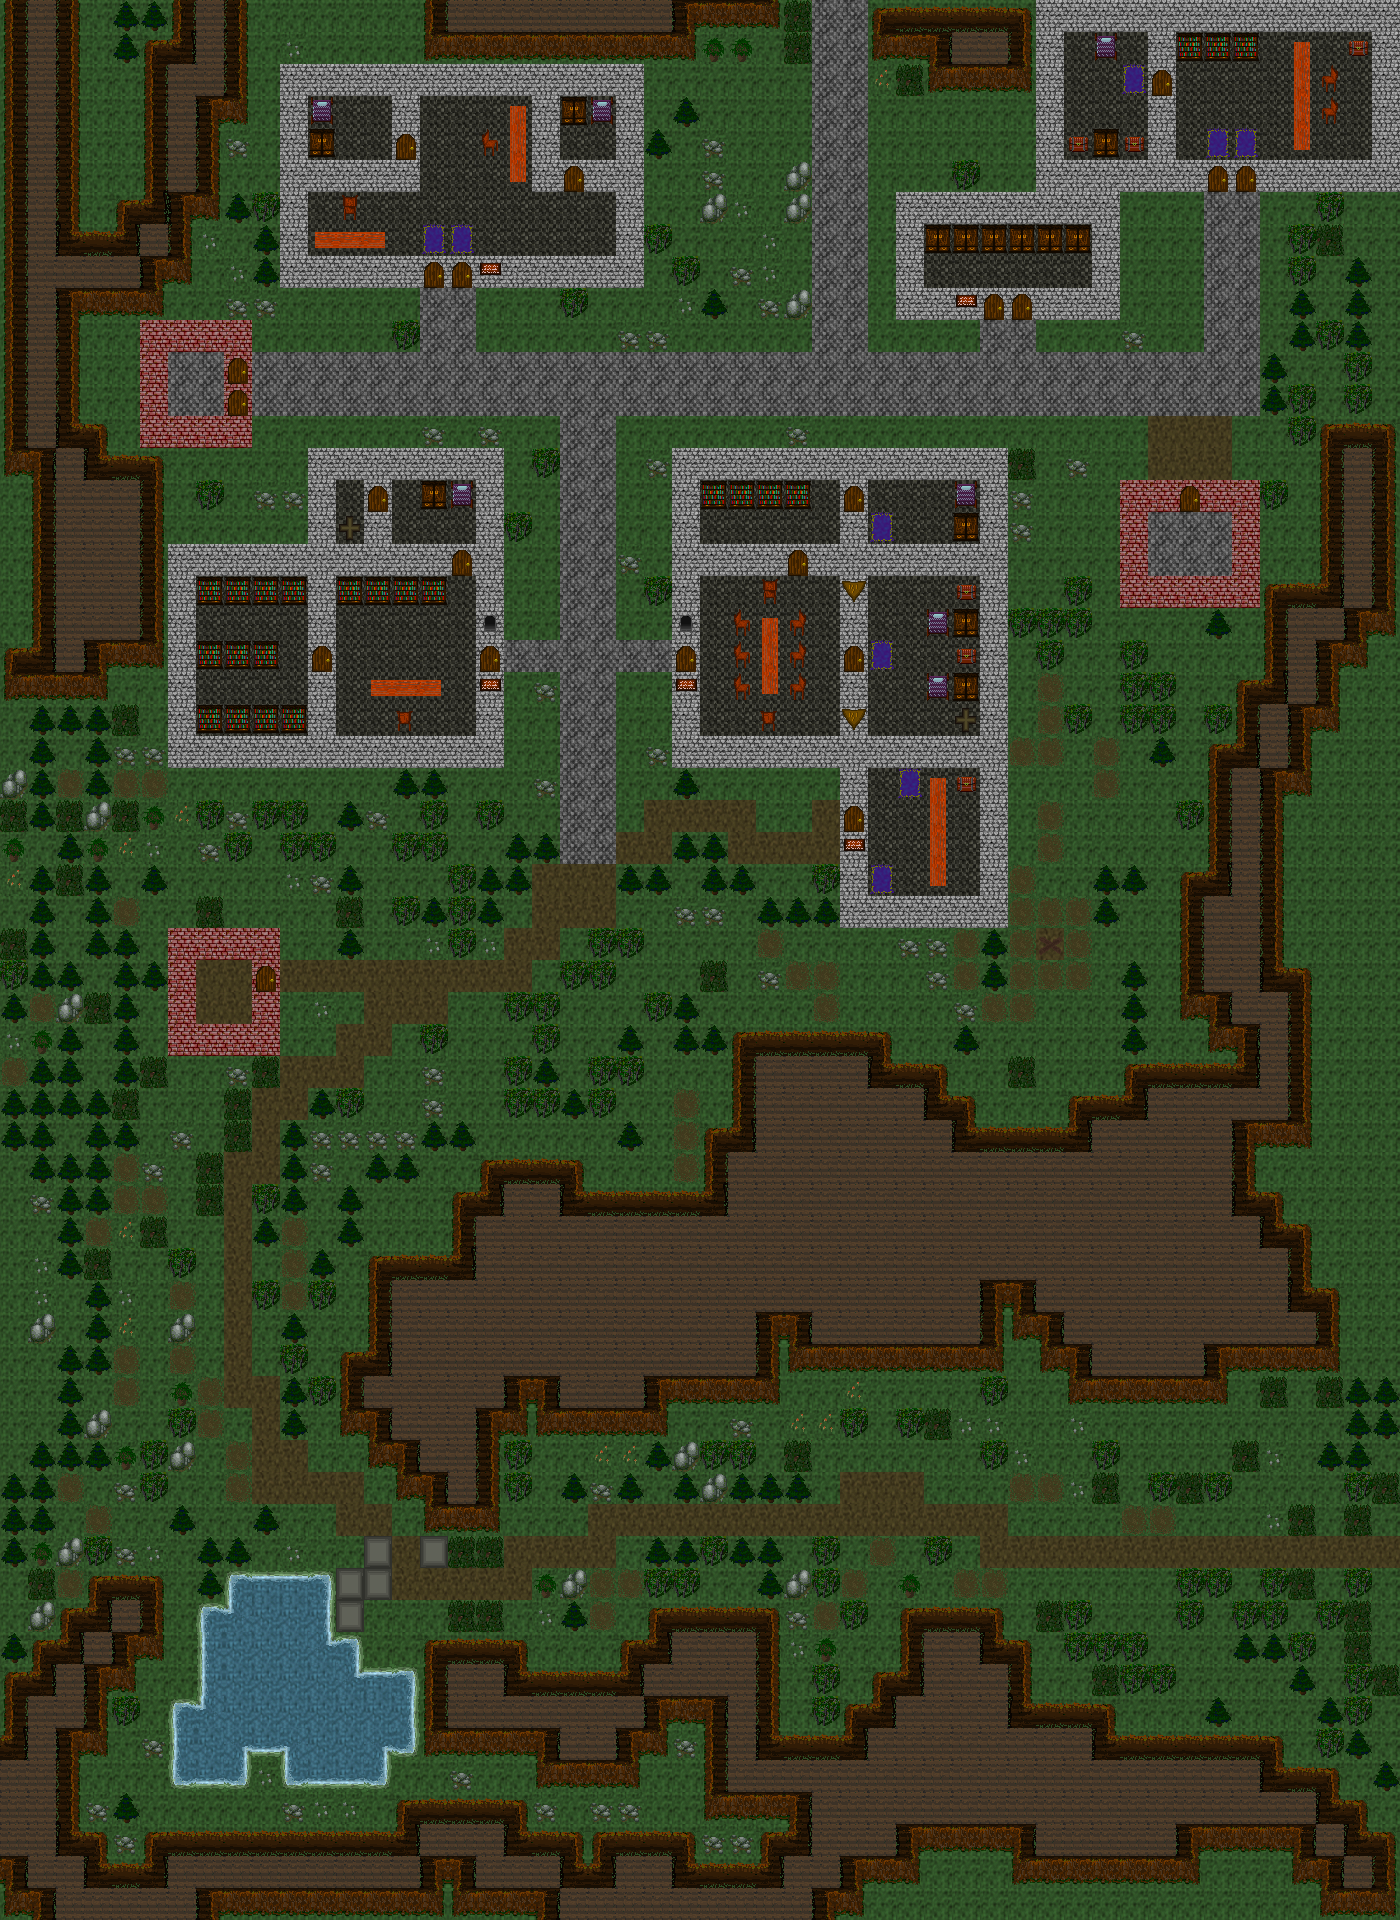

Tiled map render using the project's own tile images. Description and the map definition, with tile-layer contents summarised, below:
An orthogonal 50x60 tile map with 28x32 px tiles, 1 tile layer (Tile Layer 1) and 8 objects (8x NPC).

<map version="1.0" orientation="orthogonal" width="50" height="60" tilewidth="28" tileheight="32">
 <properties>
  <property name="Exit_East" value="none" />
  <property name="Exit_North" value="CarrionValleyWest,8,13,outdoors" />
  <property name="Exit_South" value="none" />
  <property name="Exit_West" value="none" />
  <property name="GlobalX" value="-1" />
  <property name="GlobalY" value="-1" />
  <property name="MapType" value="town" />
  <property name="Name" value="Carrion Dusk Camp" />
  <property name="StartX" value="2" />
  <property name="StartY" value="2" />
 </properties>
 <tileset firstgid="1" name="Terrain1" tilewidth="28" tileheight="32">
  <image source="../../display/images/Terrain1.png" width="308" height="352" />
  <terraintypes>
   <terrain name="Water" tile="48" />
   <terrain name="Cliff" tile="74" />
   <terrain name="Cave" tile="98" />
   <terrain name="CaveWall" tile="97" />
   <terrain name="Grass" tile="5" />
   <terrain name="Cliff2" tile="97" />
   <terrain name="Forest" tile="-1" />
  </terraintypes>
  <tile id="5" terrain="4,4,4,4" />
  <tile id="6" terrain="4,4,4,4" />
  <tile id="7" terrain="4,4,4,4" />
  <tile id="8" terrain="4,4,4,4" />
  <tile id="9" terrain="4,4,4,4" />
  <tile id="10" terrain="6,6,6,6" />
  <tile id="11" terrain="4,4,4,4" />
  <tile id="12" terrain="4,4,4,4" />
  <tile id="13" terrain="4,4,4,4" />
  <tile id="14" terrain="4,4,4,4" />
  <tile id="48" terrain="0,0,0,0" />
  <tile id="49" terrain="0,4,0,4" />
  <tile id="50" terrain="0,0,4,4" />
  <tile id="51" terrain="4,4,0,0" />
  <tile id="52" terrain="0,4,0,0" />
  <tile id="53" terrain="4,0,0,0" />
  <tile id="54" terrain="0,0,0,4" />
  <tile id="55" terrain="0,0,4,0" />
  <tile id="56" terrain="4,0,4,0" />
  <tile id="57" terrain="4,4,4,0" />
  <tile id="58" terrain="4,4,0,4" />
  <tile id="59" terrain="0,4,4,4" />
  <tile id="60" terrain="4,0,4,4" />
  <tile id="61" terrain="5,5,4,4" />
  <tile id="62" terrain="4,4,5,5" />
  <tile id="63" terrain="4,5,4,5" />
  <tile id="64" terrain="5,4,5,4" />
  <tile id="65" terrain="5,4,5,5" />
  <tile id="66" terrain="4,5,5,5" />
  <tile id="67" terrain="5,5,4,5" />
  <tile id="68" terrain="5,5,5,4" />
  <tile id="69" terrain="4,4,5,4" />
  <tile id="70" terrain="4,4,4,5" />
  <tile id="71" terrain="5,4,4,4" />
  <tile id="72" terrain="4,5,4,4" />
  <tile id="74" terrain="5,5,5,5" />
 </tileset>
 <layer name="Tile Layer 1" width="50" height="60">
  <properties>
   <property name="ANODE#0" value="false#0#0#0#0#none#none#none#none" />
<property name="SingleNotification#28" value="false#36#9#0#0#When you step into this room the temperature drops drastically and you cannot help but rub your shoulders. Somebody has placed a spell in this shed to make it into an icebox.#none#none#DisableNode_26" />
<property name="DisableNode#27" value="false#32#8#32#8#SingleNotification_28#none#none#none" />
<property name="DisableNode#26" value="false#32#8#32#8#SingleNotification_25#none#none#none" />
<property name="SingleNotification#25" value="false#35#9#0#0#When you step into this room the temperature drops drastically and you cannot help but rub your shoulders.  Somebody has placed a spell in this shed to make it into an icebox.#none#none#DisableNode_27" />
<property name="DisableNode#23" value="true#16#27#16#27#SingleNotification_22#none#none#none" />
<property name="SingleNotification#22" value="false#20#26#0#0#You stand at the threshold of Tower Rock.  The town's buildings are spread out evenly in a large valley that continues on further north. You are surprised to find that the paths between the various buildings are paved with stone walkways.  This place must be rather lucrative to have that luxury.#none#none#none" />
<property name="DisableNode#21" value="false#16#29#16#29#SecretPassage_17#none#none#DisableNode_20" />
<property name="DisableNode#20" value="false#16#28#16#28#SecretPassage_16#none#none#DisableNode_19" />
<property name="TeleportNPC#18" value="false#16#52#14#47#Giles the Farmer#none#none#none" />
<property name="SecretPassage#17" value="false#22#26#22#26#none#none#none#SingleNotification_22" />
<property name="SecretPassage#16" value="false#21#26#21#26#none#none#none#SingleNotification_22" />
   <property name="LockDoor#2" value="true#8#11#8#11#99#none#none#none" />
   <property name="LockDoor#3" value="true#8#12#8#12#99#none#none#none" />
   <property name="LockDoor#4" value="true#30#20#30#20#1#none#none#none" />
   <property name="LockDoor#5" value="false#9#30#9#30#99#none#none#none" />
   <property name="LockDoor#6" value="false#42#15#42#15#99#none#none#none" />
   <property name="LockDoor#7" value="false#41#2#41#2#10#none#none#none" />
   <property name="SecretPassage#1" value="true#14#37#14#37#none#none#none#none" />
   <property name="SingleNotification#10" value="true#48#48#0#0#You begin to take a few steps back down the trail you came, but memories of the civil war rise to the front of your mind and you halt.  You cannot possibly go back there.  #none#none#TeleportTo_9" />
   <property name="SingleNotification#12" value="false#26#57#0#0#What luck!  Peering around in this valley, you have stumbled upon some sort of wooden box somebody was storing out here.  Inside you find a very reasonable amount of gold.#none#none#none" />
   <property name="SingleNotification#13" value="false#25#47#0#0#About 500 meters to the west you spot an outpost that blocks the trail further west.  The three of you share wary looks. You cannot go around the outpost, so you'll have to go through it to continue traveling. You are not sure what to expect, and you have no way of knowing who constructed the outpost (it could be roadside bandits) but the fact remains that you cannot turn back lest you meet an unfortunate end.#none#none#none" />
   <property name="SingleNotification#14" value="false#16#49#0#0#When you get close enough to see the outpost, you find that it is manned by three farmers holding pitchforks.  They give you rebellious looks and point their makeshift weapons at you.  'Let's have a talk, you three,' the farmer at the forefront says.#none#none#none" />
   <property name="TeleportTo#9" value="true#48#49#47#48#none#none#none#none" />
   <property name="ZNODE#0" value="false#0#0#0#0#none#none#none#none" />
  </properties>
  <data>[3000 cells, 3000 non-empty, 64 distinct tile ids]</data>
 </layer>
 <objectgroup name="NPCS" width="50" height="60">
<object name="Farmer_xsgN2ct03q" type="NPC" gid="122" x="39" y="13" />
<object name="Farmer_TC7I6fi0ct" type="NPC" gid="122" x="20" y="15" />
<object name="Master Eldridge" type="NPC" gid="122" x="33" y="16" />
<object name="Corinna" type="NPC" gid="122" x="34" y="26" />
  <object name="Giles the Farmer" type="NPC" x="14" y="48" />
<object name="Farmer Guard_abcdefghij" type="NPC" x="13" y="51" />
  <object name="Farmer Guard_abcdefghiz" type="NPC" x="13" y="50" />
  <object name="Natty Elsa" type="NPC" x="14" y="22" />
 </objectgroup>
</map>
